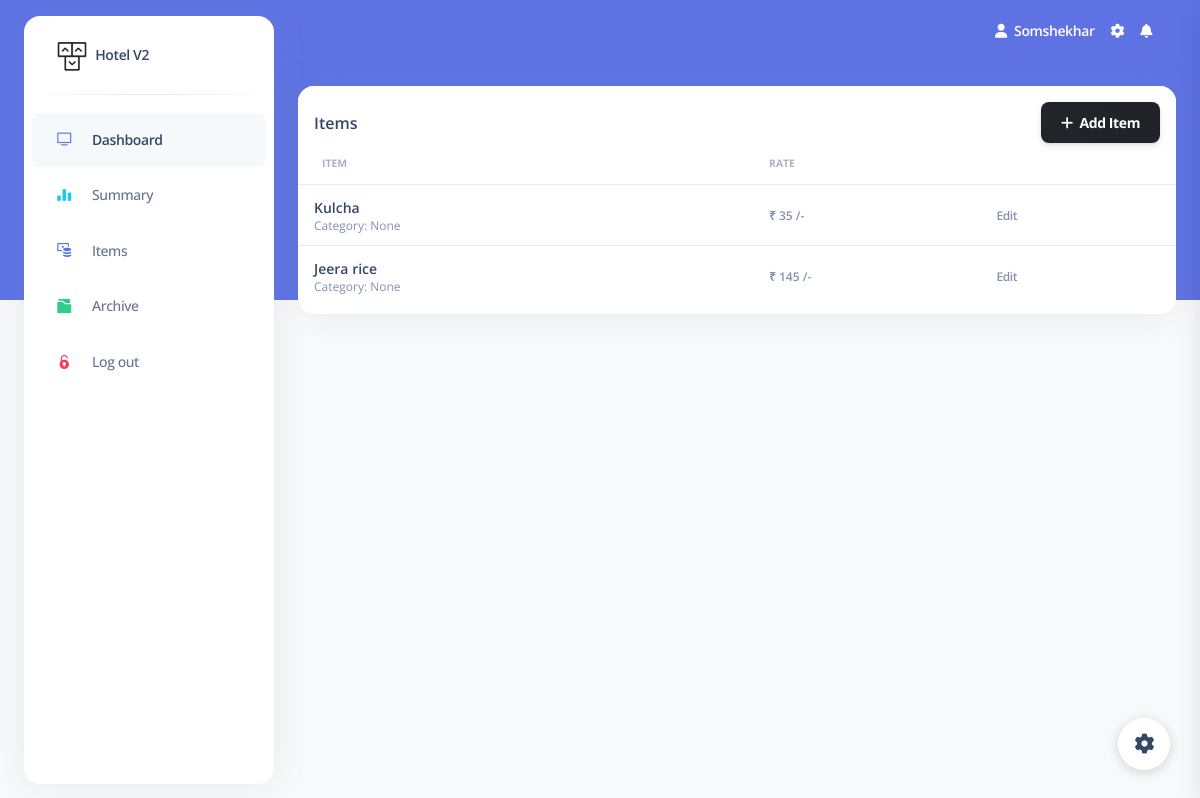
Screenshot of /items (signed in) with the database file from the repository.
### app.py (models this page shows, shortened)
class user_details(db.Model, UserMixin):
    id = db.Column(db.Integer, unique=True, nullable=False, primary_key=True, autoincrement=True)
    name = db.Column(db.String(80), nullable=False)
    surname = db.Column(db.String(80))
    username = db.Column(db.String(80), unique=True, nullable=False)
    email = db.Column(db.String(120), unique=True)
    password = db.Column(db.String(80), nullable=False)
    phone = db.Column(db.Integer)
    role = db.Column(db.String(120), nullable=False)
    date_created = db.Column(db.DateTime, default=datetime.utcnow)

class items(db.Model):
    item_id = db.Column(db.Integer, unique=True, nullable=False, autoincrement=True, primary_key=True)
    name = db.Column(db.String(80), nullable=False)
    rate = db.Column(db.String(80), nullable=False)
    category = db.Column(db.String(120))
    sales = db.Column(db.String(120), nullable=False)

### app.py (the view)
    @app.route('/items', methods=['GET'])
    @login_required
    def owner_items():
        items_list = items.query.all()
        data = {
            'items_list': items_list
        }
        return render_template('items.html', data=data)

### app.py (called while the page is built)
@login_manager.user_loader
def user_loader(id):
    return user_details.query.get(id)

### templates/items.html (shortened to what this page needs)
{% extends 'base.html' %}
{% block content %}
    <div class="container-fluid py-4">
        <div class="row">
            <div class="col-12">
              <div class="card mb-4">
                <div class="card-header pb-0 p-3">
                  <div class="row">
                    <div class="col-6 d-flex align-items-center">
                      <h6 class="mb-0">Items</h6>
                    </div>
                    <div class="col-6 text-end">
<button type="button" class="btn bg-gradient-dark mb-0" data-bs-toggle="modal" data-bs-target="#add_item">
  <i class="fas fa-plus"></i>&nbsp;&nbsp;Add Item
</button>
                    </div>
                  </div>
                </div>
                <div class="card-body px-0 pt-0 pb-2">
                  <div class="table-responsive p-0">
                    <table class="table align-items-center mb-0">
                      <thead>
                        <tr>
                          <th class="text-uppercase text-secondary text-xxs font-weight-bolder opacity-7">Item</th>
                          <th class="text-uppercase text-secondary text-xxs font-weight-bolder opacity-7 ps-2">Rate</th>
                          <th class="text-secondary opacity-7"></th>
                        </tr>
                      </thead>
                      <tbody>
                        {% for item in data['items_list'] %}
                        <tr>
                          <td>
                            <div class="d-flex px-2 py-1">
                              <div class="d-flex flex-column justify-content-center">
                                <h6 class="mb-0 text-sm">{{ item.name }}</h6>
                                <p class="text-xs text-secondary mb-0">Category: {{ item.category }}</p>
                              </div>
                            </div>
                          </td>
                          <td class="align-middle">
                            <span class="text-secondary text-xs font-weight-bold">₹ {{ item.rate }} /-</span>
                          </td>
                          <td class="align-middle">
                            <a class="text-secondary font-weight-bold text-xs" data-bs-toggle="modal" data-bs-target="#modal{{ item.item_id }}">
                              Edit
                            </a>
                            </div>
                        {% endfor %}
                  </div>
                </div>
              </div>
            </div>
{% endblock %}

### templates/base.html (shortened to what this page needs)
<!DOCTYPE html>
<html lang="en">
<head>
  <link href="{{ url_for('static', filename='css/nucleo-icons.css') }}" rel="stylesheet" />
  <link href="{{ url_for('static', filename='css/nucleo-svg.css') }}" rel="stylesheet" />
<link rel="stylesheet" href="https://cdnjs.cloudflare.com/ajax/libs/selectize.js/0.12.6/css/selectize.bootstrap3.min.css" />
  <link href="{{ url_for('static', filename='css/nucleo-svg.css') }}" rel="stylesheet" />
  <link id="pagestyle" href="{{ url_for('static', filename='css/argon-dashboard.css') }}" rel="stylesheet" />
</head>
<body class="g-sidenav-show   bg-gray-100">
  <aside class="sidenav bg-white navbar navbar-vertical navbar-expand-xs border-0 border-radius-xl my-3 fixed-start ms-4 " id="sidenav-main">
    <div class="sidenav-header">
      <a class="navbar-brand m-0" href=" https://demos.creative-tim.com/argon-dashboard/pages/dashboard.html " target="_blank">
        <img src="{{ url_for('static', filename='img/logo-ct-dark.png') }}" class="navbar-brand-img h-100" alt="main_logo">
        <span class="ms-1 font-weight-bold">Hotel V2</span>
      </a>
    </div>
    <hr class="horizontal dark mt-0">
    <div class="collapse navbar-collapse  w-auto " id="sidenav-collapse-main">
      <ul class="navbar-nav">
        <li class="nav-item">
          <a class="nav-link active" href="/dashboard">
            <div class="icon icon-shape icon-sm border-radius-md text-center me-2 d-flex align-items-center justify-content-center">
              <i class="ni ni-tv-2 text-primary text-sm opacity-10"></i>
            </div>
            <span class="nav-link-text ms-1">Dashboard</span>
          </a>
        </li>
      <li class="nav-item">
          <a class="nav-link {% block summary %}{% endblock %}" href="/summary">
            <div class="icon icon-shape icon-sm border-radius-md text-center me-2 d-flex align-items-center justify-content-center">
              <i class="ni ni-chart-bar-32 text-info text-sm opacity-10"></i>
            </div>
            <span class="nav-link-text ms-1">Summary</span>
          </a>
        </li>
      <li class="nav-item">
          <a class="nav-link {% block items %}{% endblock %}" href="/items">
            <div class="icon icon-shape icon-sm border-radius-md text-center me-2 d-flex align-items-center justify-content-center">
              <i class="ni ni-money-coins text-primary text-sm opacity-10"></i>
            </div>
            <span class="nav-link-text ms-1">Items</span>
          </a>
        </li>
      <li class="nav-item">
          <a class="nav-link {% block archive %}{% endblock %}" href="/archive_item">
            <div class="icon icon-shape icon-sm border-radius-md text-center me-2 d-flex align-items-center justify-content-center">
              <i class="ni ni-folder-17 text-success text-sm opacity-10"></i>
            </div>
            <span class="nav-link-text ms-1">Archive</span>
          </a>
        </li>
      <li class="nav-item">
          <a class="nav-link " href="/logout">
            <div class="icon icon-shape icon-sm border-radius-md text-center me-2 d-flex align-items-center justify-content-center">
              <i class="ni ni-lock-circle-open text-danger text-sm opacity-10"></i>
            </div>
            <span class="nav-link-text ms-1">Log out</span>
          </a>
        </li>
      </ul>
    </div>
  </aside>
  <main class="main-content position-relative border-radius-lg ">
    <nav class="navbar navbar-main navbar-expand-lg px-0 mx-4 shadow-none border-radius-xl " id="navbarBlur" data-scroll="false">
      <div class="container-fluid py-1 px-3">
        <div class="collapse navbar-collapse mt-sm-0 mt-2 me-md-0 me-sm-4" id="navbar">
          <ul class="navbar-nav  justify-content-end">
            <li class="nav-item d-flex align-items-center">
              <a href="javascript:;" class="nav-link text-white font-weight-bold px-0">
                <i class="fa fa-user me-sm-1"></i>
                <span class="d-sm-inline d-none">{{ current_user.name }}</span>
              </a>
            </li>
            <li class="nav-item px-3 d-flex align-items-center">
              <a href="javascript:;" class="nav-link text-white p-0">
                <i class="fa fa-cog fixed-plugin-button-nav cursor-pointer"></i>
              </a>
            </li>
            <li class="nav-item dropdown pe-2 d-flex align-items-center">
              <a href="javascript:;" class="nav-link text-white p-0" id="dropdownMenuButton" data-bs-toggle="dropdown" aria-expanded="false">
                <i class="fa fa-bell cursor-pointer"></i>
              </a>
            </li>
          </ul>
        </div>
      </div>
    </nav>
    {% block content %}
    {% endblock %}
  </main>
  <div class="fixed-plugin">
    <a class="fixed-plugin-button text-dark position-fixed px-3 py-2">
      <i class="fa fa-cog py-2"> </i>
    </a>
  </div>
</body>
</html>

### static/css/nucleo-svg.css (style rules this page uses)
.icon { display: inline-block; color: #111111; height: 1em; width: 1em; }
.icon-sm { height: 0.8em; width: 0.8em; }
.icon { fill: currentColor; stroke: none; }

### rows the page displays
user_details: name "Somshekhar"
items: name "Kulcha", category "None", rate "35"
items: name "Jeera rice", category "None", rate "145"
